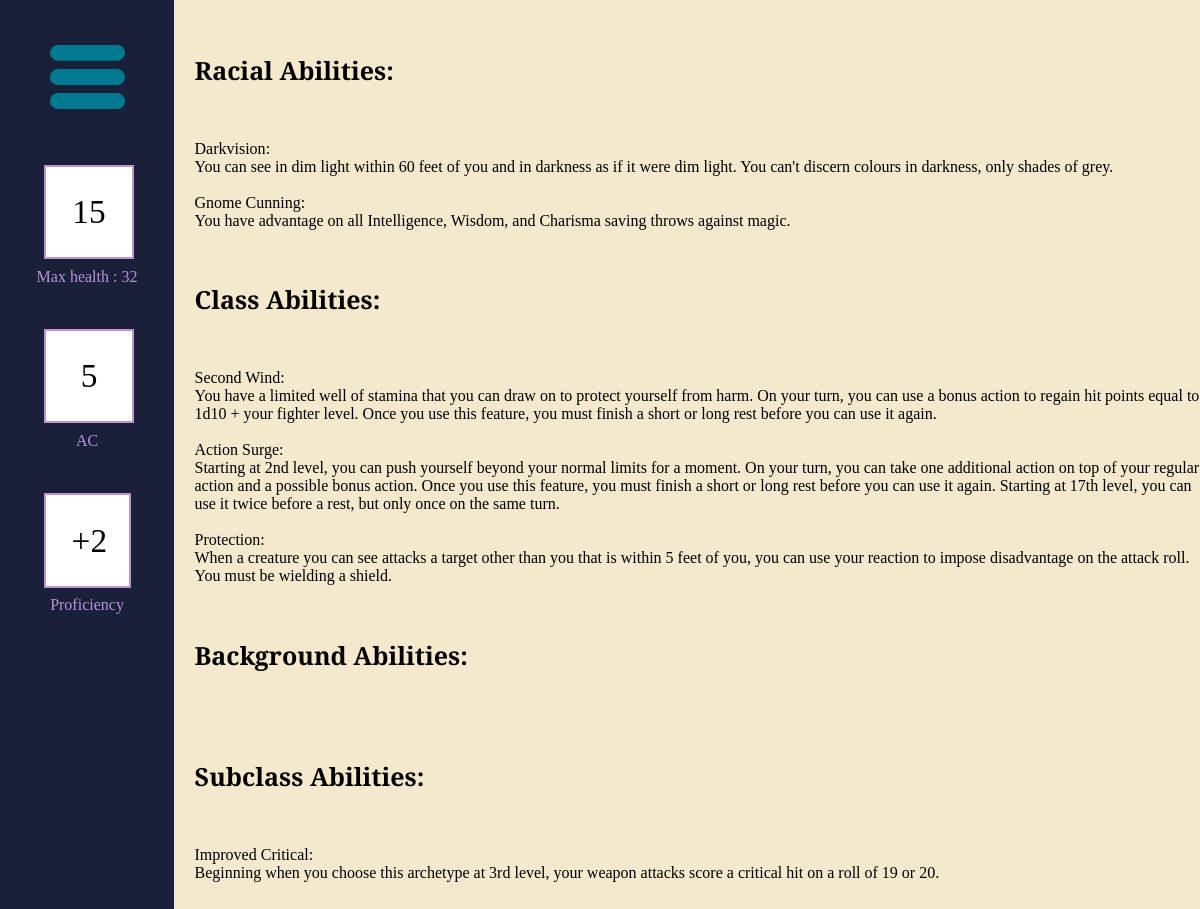
Screenshot of /character_abilities/41 (signed in) with the database file from the repository.
### tables this page shows
CREATE TABLE Ability (Ability_Id INTEGER PRIMARY KEY AUTOINCREMENT, Name Text, Description Text);

### routes.py (the view)
@app.route('/character_abilities/<id>')
def character_abilities(id):
    conn = sqlite3.connect(db)
    cur = conn.cursor()
    cur.execute('SELECT * FROM Character WHERE Character_Id = ?', (id,))
    character_data = cur.fetchone()
    if character_data is None:
        return redirect("/")
    elif character_data[14] != session['user_id']:
        return redirect("/")
    resetSession()
    feat_names = []
    feat_descriptions = []
    feat_types = ["Race", "Class", "Background", "Subclass"]
    feat_types_parameters = [character_data[2], character_data[3], character_data[5], character_data[13]]
    for i in range(4):
        added = ""
        if i == 1 or i == 3:
            added = f" AND Level <= {character_data[4]}"
        cur.execute(f'SELECT Name,Description FROM Ability WHERE Ability_Id IN (SELECT Ability_Id FROM Ability{feat_types[i]} WHERE {feat_types[i]}_Id = {feat_types_parameters[i]}{added})')
        data = cur.fetchall()
        feat_names.append([i[0] for i in data])
        feat_descriptions.append([i[1] for i in data])
    cur.execute('SELECT Ability_Id,Type FROM AbilityCharacter WHERE Character_Id = ?', (id,))
    data = cur.fetchall()
    for ability in data:
        cur.execute(f'SELECT Name,Description FROM Ability WHERE Ability_Id = {ability[0]}')
        character_ability = cur.fetchone()
        if (ability[1] == "Race"):
            feat_names[0].append(character_ability[0])
            feat_descriptions[0].append(character_ability[1])
        else:
            feat_names[1].append(character_ability[0])
            feat_descriptions[1].append(character_ability[1])
    other_values = [id, character_data[6], character_data[12], character_data[7], ((character_data[4]-1)//4)+2, character_data[14]]
    return render_template('CharacterAbility.html', other_values=other_values, names=feat_names, descs=feat_descriptions)

### routes.py (called while the page is built)
def resetSession():
    placeholder = session['user_id']
    session.clear()
    collect()
    session['user_id'] = placeholder

### templates/CharacterAbility.html
{% extends 'sheetLayout.html' %}
{% set ability_types = ['Racial','Class','Background','Subclass'] %}
{% block content %}
<div class = "ability_sheet">
    {% for i in range(ability_types|length) %}
        <h1 class = "ability_header">{{ability_types[i]}} Abilities:</h1>
        {% for j in range(names[i]|length) %}
            {{names[i][j]}}:
            {{descs[i][j]}}
        {% endfor %}
    {% endfor %}
</div>
{% endblock %}

### templates/sheetLayout.html (shortened to what this page needs)
<!DOCTYPE html>
<html>
    <head>
        <link rel = 'stylesheet', href = '../static/styles.css'>
    </head>
    <body>
        <div class = 'sheet_container' id="sheet" data-id="{{ other_values[0] }}">
            <div class = 'side_bar'>
                <div>
                    <button class = "dropdown-menu" id="dropdown_button" onclick="toggleDropDown()">
                        <img src = "../static/Menu.png" class = "menu_button">
                    </button>
                </div>
                <div>
                    <input type="number" id="HP" value='{{other_values[2]}}' class="side_input">
                </div>
                Max health : {{other_values[1]}}
                <div>
                    <input type="number" id="AC" value='{{other_values[3]}}' class="side_input">
                </div>
                AC
                <div class = 'side_info'>
                    +{{other_values[4]}}
                </div>
                Proficiency
            </div>
            <div class = 'sheet' data-joe = "Joe">
                {% block content %}{% endblock %}
            </div>
        </div>
    </body>
</html>

### static/styles.css (style rules this page uses)
.side_bar { background-color:#182139; height: 100%; min-width: 100%; overflow: hidden; text-align: center; color: #bd93d8; }
.side_info,.side_input { text-align: center; border: 2px solid #bd93d8; background-color: white; margin:25%; margin-bottom:5%; padding: 15%; font-size: 25pt; color: black; }
.side_input { width: 20%; font-family: "Bree Serif", serif; font-weight: 400; }
.menu_button { width: 100%; }
.dropdown-menu { border: none; cursor: pointer; appearance: none; background-color: inherit; margin:25%; margin-bottom:5%; text-align: center; }
.sheet_container { display: grid; grid-template-columns:14.5% 85.5%; grid-template-rows: 100%; min-height: 100%; font-family: "Bree Serif", serif; font-weight: 400; font-style: normal; }
.sheet { background-color: #f4e9cd; }
body { margin: 0px; height: 70vw; }
.ability_sheet { margin-left: 2%; white-space: pre-line; }
.ability_header { font-size: 25px; }

### rows the page displays
Ability: Name "Darkvision", Description "You can see in dim light within 60 feet of you and in darkness as if it were dim light. You can't discern colours in darkness, only shades of grey."
Ability: Name "Gnome Cunning", Description "You have advantage on all Intelligence, Wisdom, and Charisma saving throws against magic."
Ability: Name "Second Wind", Description "You have a limited well of stamina that you can draw on to protect yourself from harm. On your turn, you can use a bonus action to regain hit points equal to 1d10 + your fighter level. Once you use this feature, you must finish a short or long rest before you can use it again."
Ability: Name "Action Surge", Description "Starting at 2nd level, you can push yourself beyond your normal limits for a moment. On your turn, you can take one additional action on top of your regular action and a possible bonus action. Once you use this feature, you must finish a short or long rest before you can use it again. Starting at 17th level, you can use it twice before a rest, but only once on the same turn."
Ability: Name "Protection", Description "When a creature you can see attacks a target other than you that is within 5 feet of you, you can use your reaction to impose disadvantage on the attack roll. You must be wielding a shield."
Ability: Name "Improved Critical", Description "Beginning when you choose this archetype at 3rd level, your weapon attacks score a critical hit on a roll of 19 or 20."

### other values shown
{{ other_values[1] }} "32"
{{ other_values[4] }} "2"
{{ ability_types[i] }} "Racial" "Class" "Background" "Subclass"
